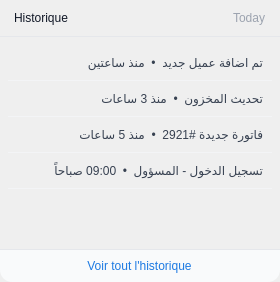
          <widget class="QFrame" name="activityFrame">
           <property name="sizePolicy">
            <sizepolicy hsizetype="Expanding" vsizetype="Expanding">
             <horstretch>0</horstretch>
             <verstretch>1</verstretch>
            </sizepolicy>
           </property>
           <property name="minimumSize">
            <size>
             <width>280</width>
             <height>0</height>
            </size>
           </property>
           <property name="maximumSize">
            <size>
             <width>16777215</width>
             <height>16777215</height>
            </size>
           </property>
           <property name="styleSheet">
            <string notr="true">QFrame#activityFrame { background-color: #ffffff; border: 1px solid #e5e7eb; border-radius: 12px; }</string>
           </property>
           <layout class="QVBoxLayout" name="activityLayout">
            <property name="spacing">
             <number>0</number>
            </property>
            <property name="leftMargin">
             <number>0</number>
            </property>
            <property name="topMargin">
             <number>0</number>
            </property>
            <property name="rightMargin">
             <number>0</number>
            </property>
            <property name="bottomMargin">
             <number>0</number>
            </property>
            <item>
             <widget class="QFrame" name="activityHeaderFrame">
              <property name="styleSheet">
               <string notr="true">QFrame#activityHeaderFrame { background-color: transparent; border: none; border-bottom: 1px solid #e5e7eb; border-radius: 0px; }</string>
              </property>
              <layout class="QHBoxLayout" name="activityHeaderLayout">
               <property name="leftMargin">
                <number>14</number>
               </property>
               <property name="topMargin">
                <number>8</number>
               </property>
               <property name="rightMargin">
                <number>14</number>
               </property>
               <property name="bottomMargin">
                <number>8</number>
               </property>
               <item>
                <widget class="QLabel" name="activityTitle">
                 <property name="layoutDirection">
                  <enum>Qt::RightToLeft</enum>
                 </property>
                 <property name="styleSheet">
                  <string notr="true">QLabel#activityTitle { color: #111827; font: 600 10pt &quot;Inter&quot;; background-color: transparent; }</string>
                 </property>
                 <property name="text">
                  <string>Historique</string>
                 </property>
                </widget>
               </item>
               <item>
                <spacer name="activityHeaderSpacer">
                 <property name="orientation">
                  <enum>Qt::Horizontal</enum>
                 </property>
                 <property name="sizeType">
                  <enum>QSizePolicy::Expanding</enum>
                 </property>
                 <property name="sizeHint" stdset="0">
                  <size>
                   <width>40</width>
                   <height>20</height>
                  </size>
                 </property>
                </spacer>
               </item>
               <item>
                <widget class="QLabel" name="activityTodayLabel">
                 <property name="styleSheet">
                  <string notr="true">QLabel#activityTodayLabel { color: #9ca3af; font: 400 8pt &quot;Inter&quot;; background-color: transparent; }</string>
                 </property>
                 <property name="text">
                  <string>Today</string>
                 </property>
                </widget>
               </item>
              </layout>
             </widget>
            </item>
            <item>
             <widget class="QListWidget" name="activityList">
              <property name="sizePolicy">
               <sizepolicy hsizetype="Expanding" vsizetype="Expanding">
                <horstretch>0</horstretch>
                <verstretch>1</verstretch>
               </sizepolicy>
              </property>
              <property name="minimumSize">
               <size>
                <width>0</width>
                <height>0</height>
               </size>
              </property>
              <property name="layoutDirection">
               <enum>Qt::RightToLeft</enum>
              </property>
              <property name="styleSheet">
               <string notr="true">
QListWidget#activityList {
    background-color: transparent;
    border: none;
    outline: none;
    padding: 8px;
}
QListWidget#activityList::item {
    border-bottom: 1px solid #f3f4f6;
    padding: 10px 6px;
    color: #374151;
    font: 400 9pt &quot;Inter&quot;;
    border-radius: 0px;
}
QListWidget#activityList::item:selected {
    background-color: #f3f4f6;
    color: #111827;
}
QListWidget#activityList::item:hover {
    background-color: #f9fafb;
}
                    </string>
              </property>
              <property name="verticalScrollBarPolicy">
               <enum>Qt::ScrollBarAsNeeded</enum>
              </property>
              <property name="horizontalScrollBarPolicy">
               <enum>Qt::ScrollBarAlwaysOff</enum>
              </property>
              <item>
               <property name="text">
                <string>تم اضافة عميل جديد  •  منذ ساعتين</string>
               </property>
              </item>
              <item>
               <property name="text">
                <string>تحديث المخزون  •  منذ 3 ساعات</string>
               </property>
              </item>
              <item>
               <property name="text">
                <string>فاتورة جديدة #2921  •  منذ 5 ساعات</string>
               </property>
              </item>
              <item>
               <property name="text">
                <string>تسجيل الدخول - المسؤول  •  09:00 صباحاً</string>
               </property>
              </item>
             </widget>
            </item>
            <item>
             <spacer name="horizontalSpacer">
              <property name="orientation">
               <enum>Qt::Horizontal</enum>
              </property>
              <property name="sizeHint" stdset="0">
               <size>
                <width>200</width>
                <height>20</height>
               </size>
              </property>
             </spacer>
            </item>
            <item>
             <widget class="QFrame" name="activityFooterFrame">
              <property name="styleSheet">
               <string notr="true">QFrame#activityFooterFrame { background-color: #f9fafb; border: none; border-top: 1px solid #e5e7eb; border-radius: 0px; border-bottom-left-radius: 12px; border-bottom-right-radius: 12px; }</string>
              </property>
              <layout class="QHBoxLayout" name="activityFooterLayout">
               <property name="leftMargin">
                <number>12</number>
               </property>
               <property name="rightMargin">
                <number>12</number>
               </property>
               <item alignment="Qt::AlignHCenter">
                <widget class="QPushButton" name="btn_voir_historique">
                 <property name="cursor">
                  <cursorShape>PointingHandCursor</cursorShape>
                 </property>
                 <property name="styleSheet">
                  <string notr="true">QPushButton#btn_voir_historique { background-color: transparent; color: #1d7ae2; border: none; font: 500 9pt &quot;Inter&quot;; }
QPushButton#btn_voir_historique:hover { color: #1a6fcb; text-decoration: underline; }</string>
                 </property>
                 <property name="text">
                  <string>Voir tout l'historique</string>
                 </property>
                 <property name="flat">
                  <bool>true</bool>
                 </property>
                </widget>
               </item>
              </layout>
             </widget>
            </item>
           </layout>
          </widget>
